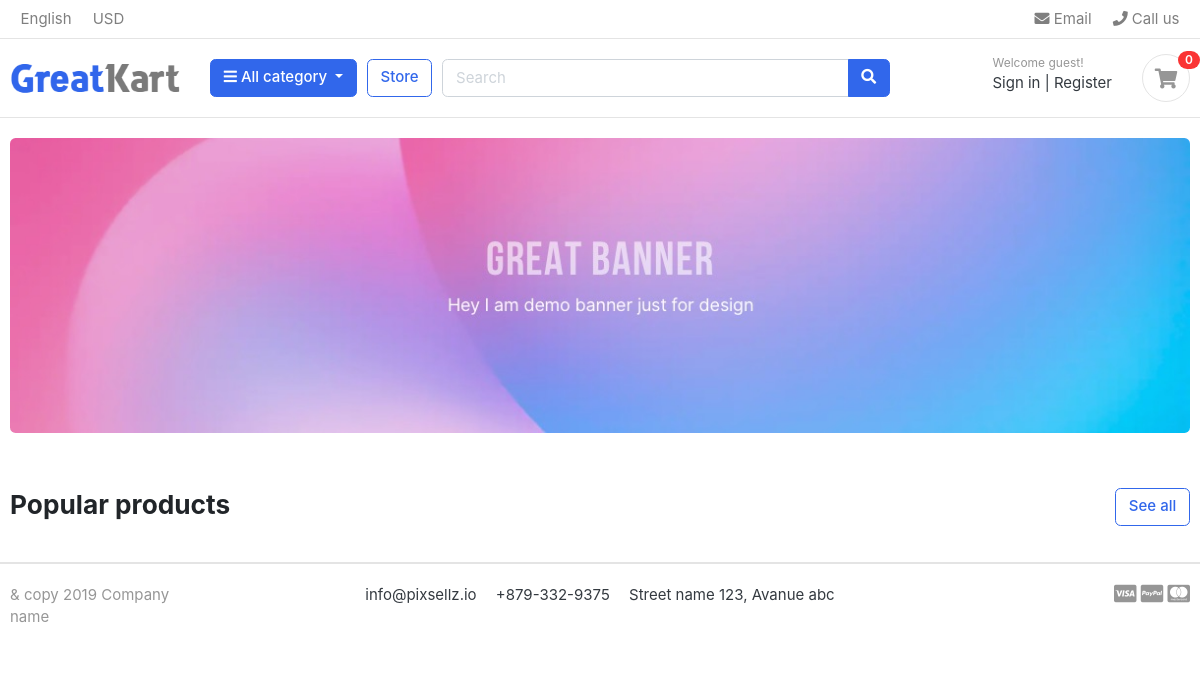
The app's page /, older data.
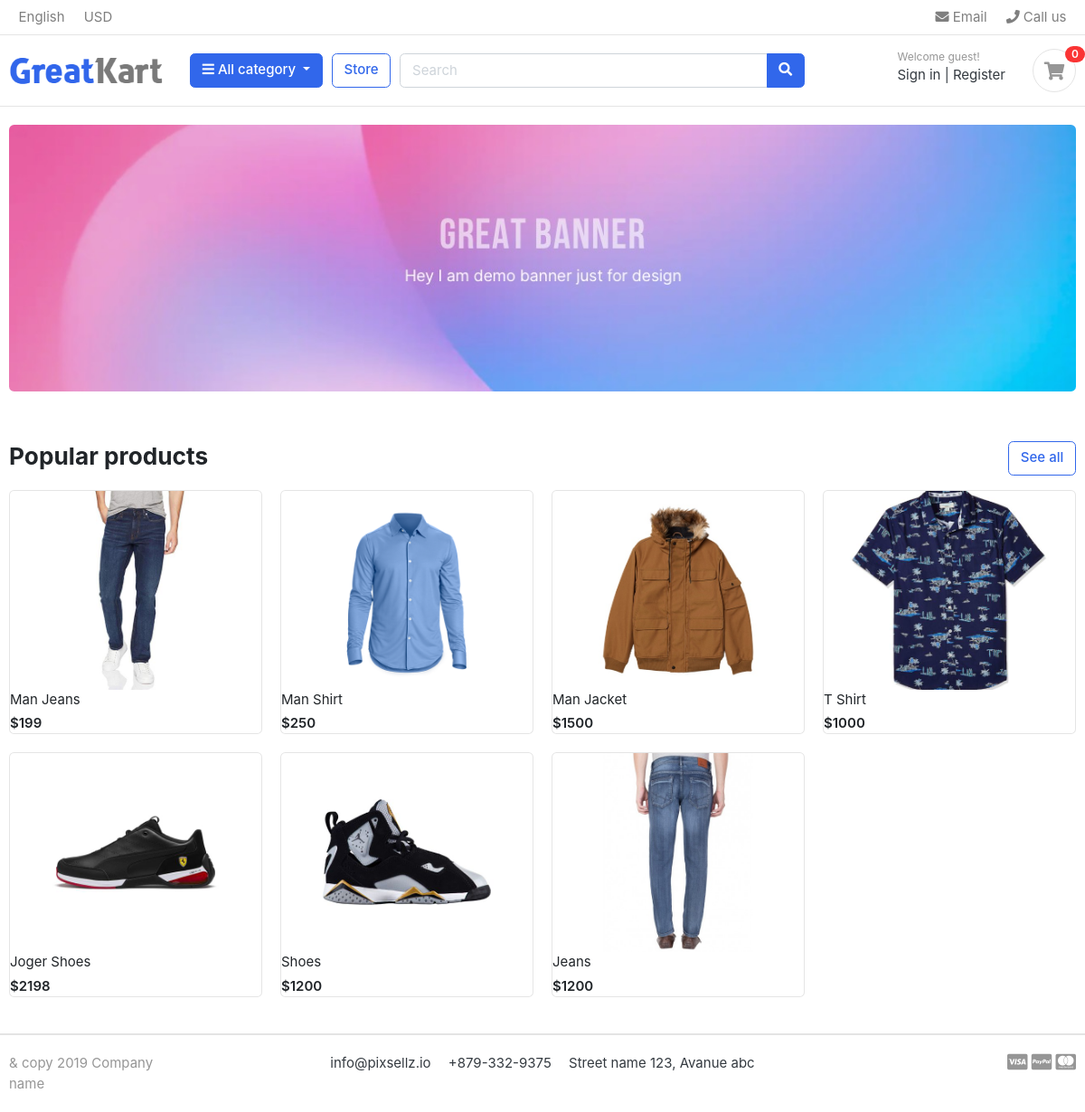
The same page, newer data.
### store/models.py (models this page shows, shortened)
class Product(models.Model):
    Product_name    = models.CharField(max_length=50, unique=True)
    Slug            = models.SlugField(max_length=50, unique=True)
    Description     = models.TextField()
    Price           = models.IntegerField()
    Image           = models.ImageField(upload_to='product/images')
    Stock           = models.IntegerField()
    is_available    = models.BooleanField(default=True)
    category        = models.ForeignKey(Categorie, on_delete=models.CASCADE)
    Created_date    = models.DateTimeField(auto_now_add=True)
    Modified_date   = models.DateTimeField(auto_now=True)

### GreatCartEcommerce/views.py (the view)
# urls.py: 2. Add a URL to urlpatterns:  path('', Home.as_view(), name='home')
def Home(request):
    product = Product.objects.all().filter(is_available=True)
    context ={
        'products':product
    }
    return render (request, 'index.html',context)

### category/context_processor.py (called while the page is built)
def get_links(request):
    links = Categorie.objects.all()
    return dict(link=links)

### templates/index.html (shortened to what this page needs)
{% extends "base.html" %}
{% load static %}
{% block content %}
<section class="section-intro padding-y-sm">
<div class="container">
<div class="intro-banner-wrap">
	<img src="{% static "images/banners/1.jpg" %}" class="img-fluid rounded">
</div>
</div>
</section>
<section class="section-name padding-y-sm">
<div class="container">
<header class="section-heading">
	<a href="./store.html" class="btn btn-outline-primary float-right">See all</a>
	<h3 class="section-title">Popular products</h3>
</header>
<div class="row">
	{% for product in products  %}
	<div class="col-md-3">
		<div class="card card-product-grid">
			<a href="./product-detail.html" class="img-wrap"> <img src="{{product.Image.url}}"> </a>
				<a href="./product-detail.html" class="title">{{product.Product_name}}</a>
				<div class="price mt-1">${{product.Price}}</div>
		</div>
	</div>
	{% endfor %}
</div>
</div>
</section>
{% endblock content %}

### templates/base.html (shortened to what this page needs)
{% load static %}
<!DOCTYPE HTML>
<html lang="en">
<head>
<link href="{% static "css/bootstrap.css" %}" rel="stylesheet" type="text/css"/>
<link href="{% static "fonts/fontawesome/css/all.min.css" %}" type="text/css" rel="stylesheet">
<link href="{% static "css/ui.css" %}" rel="stylesheet" type="text/css"/>
<link href="{% static "css/responsive.css" %}" rel="stylesheet" media="only screen and (max-width: 1200px)" />
</head>
<body>
    {% include "includes/header.html" %}
    {% block content %}{% endblock content %}
    {% include "includes/footer.html" %}
</body>
</html>

### templates/includes/header.html (shortened to what this page needs)
{% load static %}
<header class="section-header">
<nav class="navbar p-md-0 navbar-expand-sm navbar-light border-bottom">
<div class="container">
  <div class="collapse navbar-collapse" id="navbarTop4">
    <ul class="navbar-nav mr-auto">
    	<li class="nav-item dropdown">
		 	<a href="#" class="nav-link">   English </a>
		</li>
		<li class="nav-item dropdown">
			<a href="#" class="nav-link"> USD </a>
		</li>
    </ul>
    <ul class="navbar-nav">
		<li><a href="#" class="nav-link"> <i class="fa fa-envelope"></i> Email </a></li>
		<li><a href="#" class="nav-link"> <i class="fa fa-phone"></i> Call us </a></li>
	</ul>
  </div>
</div>
</nav>
<section class="header-main border-bottom">
	<div class="container">
<div class="row align-items-center">
	<div class="col-lg-2 col-md-3 col-6">
		<a href="./" class="brand-wrap">
			<img class="logo" src="{% static "./images/logo.png" %}">
		</a>
	</div>
	<div class="col-lg col-sm col-md col-6 flex-grow-0">
		<div class="category-wrap dropdown d-inline-block float-right">
			<button type="button" class="btn btn-primary dropdown-toggle" data-toggle="dropdown">
				<i class="fa fa-bars"></i> All category
			</button>
		</div>
	</div>
	<a href="./store.html" class="btn btn-outline-primary">Store</a>
	<div class="col-lg  col-md-6 col-sm-12 col">
		<form action="#" class="search">
			<div class="input-group w-100">
			    <input type="text" class="form-control" style="width:60%;" placeholder="Search">
			    <div class="input-group-append">
			      <button class="btn btn-primary" type="submit">
			        <i class="fa fa-search"></i>
			      </button>
			    </div>
		    </div>
		</form>
	</div>
	<div class="col-lg-3 col-sm-6 col-8 order-2 order-lg-3">
				<div class="d-flex justify-content-end mb-3 mb-lg-0">
					<div class="widget-header">
						<small class="title text-muted">Welcome guest!</small>
						<div>
							<a href="./signin.html">Sign in</a> <span class="dark-transp"> | </span>
							<a href="./register.html"> Register</a>
						</div>
					</div>
					<a href="./cart.html" class="widget-header pl-3 ml-3">
						<div class="icon icon-sm rounded-circle border"><i class="fa fa-shopping-cart"></i></div>
						<span class="badge badge-pill badge-danger notify">0</span>
					</a>
				</div>
			</div>
</div>
	</div>
</section>
</header>

### templates/includes/footer.html
{% load static %}
<footer class="section-footer border-top">
	<div class="container">
		<section class="footer-bottom border-top row">
			<div class="col-md-2">
				<p class="text-muted"> & copy 2019 Company name </p>
			</div>
			<div class="col-md-8 text-md-center">
				<span  class="px-2">info@pixsellz.io</span>
				<span  class="px-2">+879-332-9375</span>
				<span  class="px-2">Street name 123, Avanue abc</span>
			</div>
			<div class="col-md-2 text-md-right text-muted">
				<i class="fab fa-lg fa-cc-visa"></i>
				<i class="fab fa-lg fa-cc-paypal"></i>
				<i class="fab fa-lg fa-cc-mastercard"></i>
			</div>
		</section>
	</div>
</footer>

### static/css/ui.css (style rules this page uses)
html { font-family: "Inter", sans-serif; font-size: 15px; }
.img-wrap { text-align: center; display: block; }
.img-wrap img { max-width: 100%; }
.icon-xs, .icon-sm, .icon-md, .icon-lg { display: inline-block; text-align: center; flex-shrink: 0; flex-grow: 0; }
.icon-sm { width: 48px; height: 48px; line-height: 48px !important; font-size: 20px; }
.padding-y-sm { padding-top: 20px; padding-bottom: 20px; }
.section-heading { margin-bottom: 20px; margin-top: 15px; }
.section-title { color: #212529; }
p:last-child { margin-bottom: 0; }
.header-main { position: relative; padding-top: 1rem; padding-bottom: 1rem; }
.brand-wrap .logo, .navbar-brand .logo { margin-right: 7px; max-height: 42px; display: inline-block; }
.widget-header { display: inline-block; vertical-align: middle; position: relative; }
.widget-header a { color: #343a40; }
.widget-header i { color: #969696; }
.widget-header .title { display: block; }
.widget-header .notify { position: absolute; top: -3px; right: -10px; }
.footer-bottom { padding-top: 20px; padding-bottom: 20px; }
[class*=card-product] a.title { color: #212529; display: block; }
[class*=card-product] .img-wrap { overflow: hidden; position: relative; }
[class*=card-product] .img-wrap img { height: 100%; max-width: 100%; width: auto; display: inline-block; -o-object-fit: cover; object-fit: cover; }
.card-product-grid { margin-bottom: 20px; }
.card-product-grid .img-wrap { border-radius: 0.2rem 0.2rem 0 0; height: 220px; }
.card .img-wrap { overflow: hidden; }
.notify { position: absolute; top: -4px; right: -10px; display: inline-block; padding: 0.25em 0.6em; font-size: 12px; line-height: 1; text-align: center; border-radius: 3rem; color: #fff; background-color: #fa3434; }
.price { font-weight: 600; color: #212529; }

Row changes from the older to the newer data that the page shows:
added Product: Image (picture), Product_name "Man Jeans", Price "199"
added Product: Image (picture), Product_name "Man Shirt", Price "250"
added Product: Image (picture), Product_name "Man Jacket", Price "1500"
added Product: Image (picture), Product_name "T Shirt", Price "1000"
added Product: Image (picture), Product_name "Joger Shoes", Price "2198"
added Product: Image (picture), Product_name "Shoes", Price "1200"
added Product: Image (picture), Product_name "Jeans", Price "1200"
